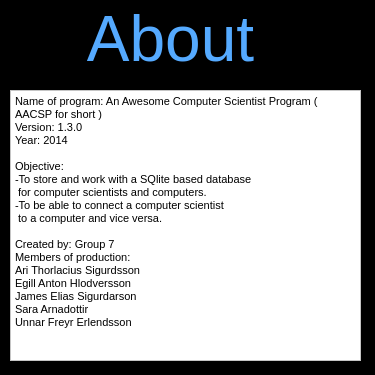
<?xml version="1.0" encoding="UTF-8"?>
<ui version="4.0">
 <class>aboutDialog</class>
 <widget class="QDialog" name="aboutDialog">
  <property name="geometry">
   <rect>
    <x>0</x>
    <y>0</y>
    <width>375</width>
    <height>375</height>
   </rect>
  </property>
  <property name="minimumSize">
   <size>
    <width>375</width>
    <height>375</height>
   </size>
  </property>
  <property name="maximumSize">
   <size>
    <width>375</width>
    <height>16777215</height>
   </size>
  </property>
  <property name="windowTitle">
   <string>Dialog</string>
  </property>
  <property name="styleSheet">
   <string notr="true"> background-color:rgb(0, 0, 0)</string>
  </property>
  <widget class="QLabel" name="label">
   <property name="geometry">
    <rect>
     <x>80</x>
     <y>-10</y>
     <width>181</width>
     <height>101</height>
    </rect>
   </property>
   <property name="styleSheet">
    <string notr="true"/>
   </property>
   <property name="text">
    <string>&lt;html&gt;&lt;head/&gt;&lt;body&gt;&lt;p align=&quot;center&quot;&gt;&lt;span style=&quot; font-size:48pt; color:#55aaff;&quot;&gt;About&lt;/span&gt;&lt;/p&gt;&lt;/body&gt;&lt;/html&gt;</string>
   </property>
  </widget>
  <widget class="QLabel" name="label_2">
   <property name="geometry">
    <rect>
     <x>290</x>
     <y>10</y>
     <width>71</width>
     <height>71</height>
    </rect>
   </property>
   <property name="text">
    <string/>
   </property>
   <property name="pixmap">
    <pixmap resource="../bin.qrc">:/icons/icons/computer-icon.png</pixmap>
   </property>
   <property name="scaledContents">
    <bool>true</bool>
   </property>
  </widget>
  <widget class="QTextBrowser" name="textBrowser">
   <property name="geometry">
    <rect>
     <x>10</x>
     <y>90</y>
     <width>351</width>
     <height>271</height>
    </rect>
   </property>
   <property name="styleSheet">
    <string notr="true"> background-color:rgb(255, 255, 255)</string>
   </property>
   <property name="html">
    <string>&lt;!DOCTYPE HTML PUBLIC &quot;-//W3C//DTD HTML 4.0//EN&quot; &quot;http://www.w3.org/TR/REC-html40/strict.dtd&quot;&gt;
&lt;html&gt;&lt;head&gt;&lt;meta name=&quot;qrichtext&quot; content=&quot;1&quot; /&gt;&lt;style type=&quot;text/css&quot;&gt;
p, li { white-space: pre-wrap; }
&lt;/style&gt;&lt;/head&gt;&lt;body style=&quot; font-family:'MS Shell Dlg 2'; font-size:8.25pt; font-weight:400; font-style:normal;&quot;&gt;
&lt;p style=&quot; margin-top:0px; margin-bottom:0px; margin-left:0px; margin-right:0px; -qt-block-indent:0; text-indent:0px;&quot;&gt;&lt;span style=&quot; font-family:'Courier New,courier'; font-size:8pt; color:#000000;&quot;&gt;Name of program: An Awesome Computer Scientist Program ( AACSP for short )&lt;/span&gt;&lt;/p&gt;
&lt;p style=&quot; margin-top:0px; margin-bottom:0px; margin-left:0px; margin-right:0px; -qt-block-indent:0; text-indent:0px;&quot;&gt;&lt;span style=&quot; font-family:'Courier New,courier'; font-size:8pt; color:#000000;&quot;&gt;Version: 1.3.0&lt;/span&gt;&lt;/p&gt;
&lt;p style=&quot; margin-top:0px; margin-bottom:0px; margin-left:0px; margin-right:0px; -qt-block-indent:0; text-indent:0px;&quot;&gt;&lt;span style=&quot; font-family:'Courier New,courier'; font-size:8pt; color:#000000;&quot;&gt;Year: 2014&lt;/span&gt;&lt;/p&gt;
&lt;p style=&quot;-qt-paragraph-type:empty; margin-top:0px; margin-bottom:0px; margin-left:0px; margin-right:0px; -qt-block-indent:0; text-indent:0px; font-family:'Courier New,courier'; font-size:8pt; color:#000000;&quot;&gt;&lt;br /&gt;&lt;/p&gt;
&lt;p style=&quot; margin-top:0px; margin-bottom:0px; margin-left:0px; margin-right:0px; -qt-block-indent:0; text-indent:0px;&quot;&gt;&lt;span style=&quot; font-family:'Courier New,courier'; font-size:8pt; color:#000000;&quot;&gt;Objective: &lt;/span&gt;&lt;/p&gt;
&lt;p style=&quot; margin-top:0px; margin-bottom:0px; margin-left:0px; margin-right:0px; -qt-block-indent:0; text-indent:0px;&quot;&gt;&lt;span style=&quot; font-family:'Courier New,courier'; font-size:8pt; color:#000000;&quot;&gt;-To store and work with a SQlite based database&lt;/span&gt;&lt;/p&gt;
&lt;p style=&quot; margin-top:0px; margin-bottom:0px; margin-left:0px; margin-right:0px; -qt-block-indent:0; text-indent:0px;&quot;&gt;&lt;span style=&quot; font-family:'Courier New,courier'; font-size:8pt; color:#000000;&quot;&gt; for computer scientists and computers.&lt;/span&gt;&lt;/p&gt;
&lt;p style=&quot; margin-top:0px; margin-bottom:0px; margin-left:0px; margin-right:0px; -qt-block-indent:0; text-indent:0px;&quot;&gt;&lt;span style=&quot; font-family:'Courier New,courier'; font-size:8pt; color:#000000;&quot;&gt;-To be able to connect a computer scientist&lt;/span&gt;&lt;/p&gt;
&lt;p style=&quot; margin-top:0px; margin-bottom:0px; margin-left:0px; margin-right:0px; -qt-block-indent:0; text-indent:0px;&quot;&gt;&lt;span style=&quot; font-family:'Courier New,courier'; font-size:8pt; color:#000000;&quot;&gt; to a computer and vice versa.&lt;/span&gt;&lt;/p&gt;
&lt;p style=&quot;-qt-paragraph-type:empty; margin-top:0px; margin-bottom:0px; margin-left:0px; margin-right:0px; -qt-block-indent:0; text-indent:0px; font-family:'Courier New,courier'; font-size:8pt; color:#000000;&quot;&gt;&lt;br /&gt;&lt;/p&gt;
&lt;p style=&quot; margin-top:0px; margin-bottom:0px; margin-left:0px; margin-right:0px; -qt-block-indent:0; text-indent:0px;&quot;&gt;&lt;span style=&quot; font-family:'Courier New,courier'; font-size:8pt; color:#000000;&quot;&gt;Created by: Group 7&lt;/span&gt;&lt;/p&gt;
&lt;p style=&quot; margin-top:0px; margin-bottom:0px; margin-left:0px; margin-right:0px; -qt-block-indent:0; text-indent:0px;&quot;&gt;&lt;span style=&quot; font-family:'Courier New,courier'; font-size:8pt; color:#000000;&quot;&gt;Members of production:&lt;/span&gt;&lt;/p&gt;
&lt;p style=&quot; margin-top:0px; margin-bottom:0px; margin-left:0px; margin-right:0px; -qt-block-indent:0; text-indent:0px;&quot;&gt;&lt;span style=&quot; font-family:'Courier New,courier'; font-size:8pt; color:#000000;&quot;&gt;Ari Thorlacius Sigurdsson&lt;/span&gt;&lt;/p&gt;
&lt;p style=&quot; margin-top:0px; margin-bottom:0px; margin-left:0px; margin-right:0px; -qt-block-indent:0; text-indent:0px;&quot;&gt;&lt;span style=&quot; font-family:'Courier New,courier'; font-size:8pt; color:#000000;&quot;&gt;Egill Anton Hlodversson&lt;/span&gt;&lt;/p&gt;
&lt;p style=&quot; margin-top:0px; margin-bottom:0px; margin-left:0px; margin-right:0px; -qt-block-indent:0; text-indent:0px;&quot;&gt;&lt;span style=&quot; font-family:'Courier New,courier'; font-size:8pt; color:#000000;&quot;&gt;James Elias Sigurdarson&lt;/span&gt;&lt;/p&gt;
&lt;p style=&quot; margin-top:0px; margin-bottom:0px; margin-left:0px; margin-right:0px; -qt-block-indent:0; text-indent:0px;&quot;&gt;&lt;span style=&quot; font-family:'Courier New,courier'; font-size:8pt; color:#000000;&quot;&gt;Sara Arnadottir&lt;/span&gt;&lt;/p&gt;
&lt;p style=&quot; margin-top:0px; margin-bottom:0px; margin-left:0px; margin-right:0px; -qt-block-indent:0; text-indent:0px;&quot;&gt;&lt;span style=&quot; font-family:'Courier New,courier'; font-size:8pt; color:#000000;&quot;&gt;Unnar Freyr Erlendsson&lt;/span&gt;&lt;/p&gt;&lt;/body&gt;&lt;/html&gt;</string>
   </property>
  </widget>
 </widget>
 <resources>
  <include location="../bin.qrc"/>
 </resources>
 <connections/>
</ui>
